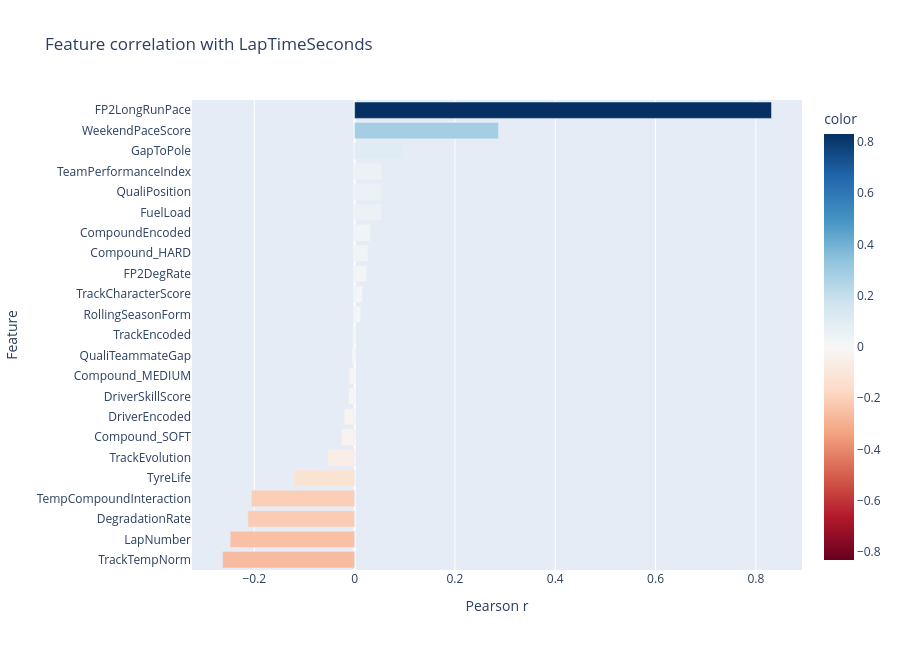

Here is the notebook cell this chart was saved with:
### Code cell
# Feature correlation with lap time
numeric_feats = [c for c in FEATURE_COLUMNS
                 if df_features[c].dtype in [float, int, np.float64, np.int64]]

corr = (
    df_features[numeric_feats + [TARGET_COLUMN]]
    .corr()[TARGET_COLUMN]
    .drop(TARGET_COLUMN)
    .sort_values()
)

fig = px.bar(
    x=corr.values, y=corr.index,
    orientation="h",
    title="Feature correlation with LapTimeSeconds",
    labels={"x": "Pearson r", "y": "Feature"},
    color=corr.values,
    color_continuous_scale="RdBu",
    color_continuous_midpoint=0,
    height=650,
)
fig.update_layout(showlegend=False)
fig.show()

### Figure 1 — Plotly figure (JSON) as saved in the notebook; plotly's stock layout.template omitted (floating-point values rounded to 4 significant figures)
{"data": [{"hovertemplate": "Pearson r=%{x}<br>Feature=%{y}<br>color=%{marker.color}<extra></extra>", "legendgroup": "", "marker": {"color": [-0.2634, -0.2481, -0.2129, -0.2058, -0.121, -0.05375, -0.02656, -0.02079, -0.01219, -0.01052, -0.005077, -0.004124, 0.012, 0.01632, 0.02365, 0.02681, 0.03198, 0.05375, 0.05405, 0.05436, 0.09871, 0.2868, 0.8312], "coloraxis": "coloraxis", "pattern": {"shape": ""}}, "name": "", "orientation": "h", "showlegend": false, "textposition": "auto", "type": "bar", "x": [-0.2634, -0.2481, -0.2129, -0.2058, -0.121, -0.05375, -0.02656, -0.02079, -0.01219, -0.01052, -0.005077, -0.004124, 0.012, 0.01632, 0.02365, 0.02681, 0.03198, 0.05375, 0.05405, 0.05436, 0.09871, 0.2868, 0.8312], "xaxis": "x", "y": ["TrackTempNorm", "LapNumber", "DegradationRate", "TempCompoundInteraction", "TyreLife", "TrackEvolution", "Compound_SOFT", "DriverEncoded", "DriverSkillScore", "Compound_MEDIUM", "QualiTeammateGap", "TrackEncoded", "RollingSeasonForm", "TrackCharacterScore", "FP2DegRate", "Compound_HARD", "CompoundEncoded", "FuelLoad", "QualiPosition", "TeamPerformanceIndex", "GapToPole", "WeekendPaceScore", "FP2LongRunPace"], "yaxis": "y"}], "layout": {"barmode": "relative", "coloraxis": {"cmid": 0, "colorbar": {"title": {"text": "color"}}, "colorscale": [[0, "rgb(103,0,31)"], [0.1, "rgb(178,24,43)"], [0.2, "rgb(214,96,77)"], [0.3, "rgb(244,165,130)"], [0.4, "rgb(253,219,199)"], [0.5, "rgb(247,247,247)"], [0.6, "rgb(209,229,240)"], [0.7, "rgb(146,197,222)"], [0.8, "rgb(67,147,195)"], [0.9, "rgb(33,102,172)"], [1, "rgb(5,48,97)"]]}, "height": 650, "legend": {"tracegroupgap": 0}, "showlegend": false, "title": {"text": "Feature correlation with LapTimeSeconds"}, "xaxis": {"anchor": "y", "domain": [0, 1], "title": {"text": "Pearson r"}}, "yaxis": {"anchor": "x", "domain": [0, 1], "title": {"text": "Feature"}}}}
